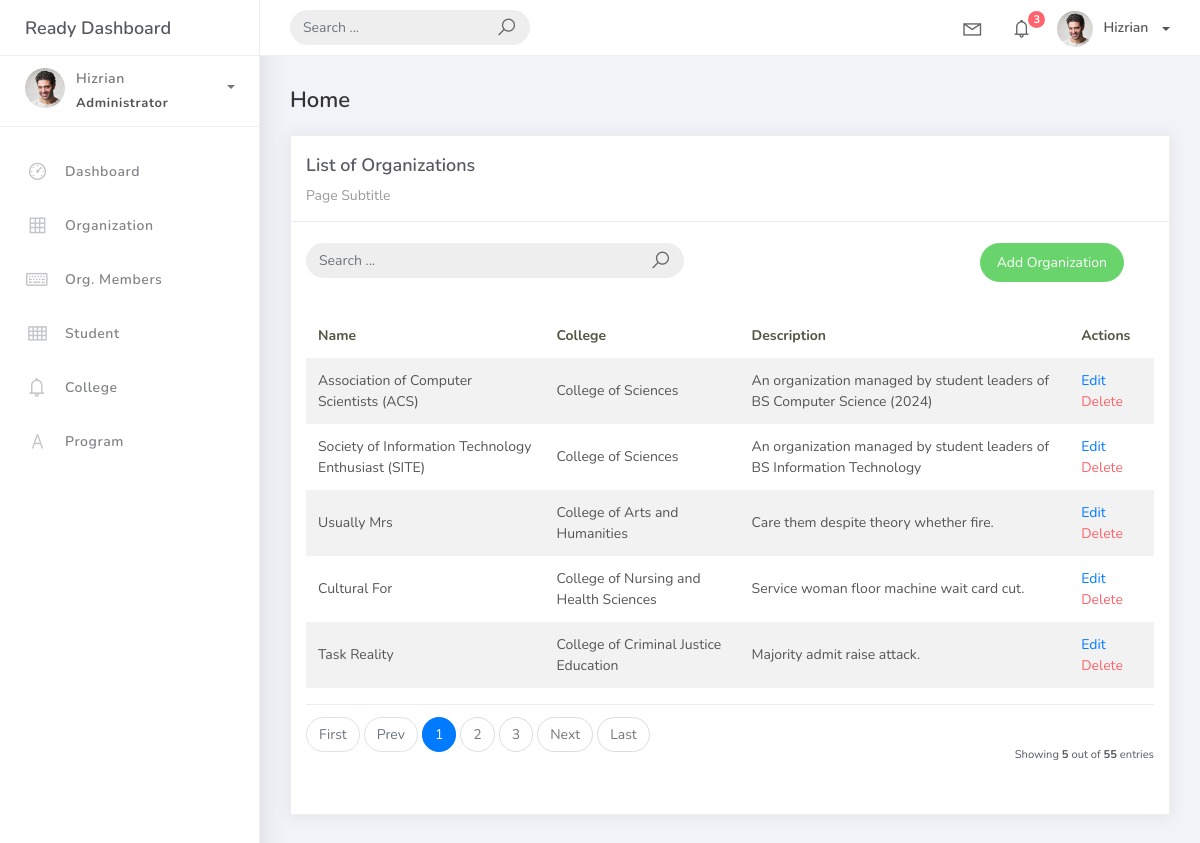
The page /organization_list/ on the database its author committed.
### studentorg/models.py (models this page shows, shortened)
class BaseModel(models.Model):
    created_at = models.DateTimeField(auto_now_add=True, db_index=True)
    upated_at = models.DateTimeField(auto_now=True)
    class Meta:
        abstract = True

class Organization(BaseModel):
    name = models.CharField(max_length=250, verbose_name="Organization Name")
    college = models.ForeignKey(
        College, null=True, blank=True, on_delete=models.CASCADE, verbose_name="College")
    description = models.CharField(max_length=500)

class College(BaseModel):
    college_name = models.CharField (max_length=150)
    def __str__(self):
        return self.college_name

### studentorg/views.py (the view)
# urls.py: path('organization_list/', OrganizationList.as_view(), name='organization-list'),
class OrganizationList(ListView):
     model = Organization
     context_object_name = 'organization'
     template_name = 'org_list.html'
     paginate_by = 5
     def get_queryset(self, *args, **kwargs):
         qs = super(OrganizationList, self).get_queryset(*args, **kwargs)
         if self.request.GET.get("q") != None:
             query = self.request.GET.get('q')
             qs = qs.filter(Q(name__icontains=query) |
                            Q(college__college_name__icontains=query) |
                            Q(description__icontains=query))
         return qs

### templates/org_list.html
{% extends 'base.html' %} {% load static %} {% block content %}
<div class="content">
  <div class="container-fluid">
    <h4 class="page-title">Home</h4>
    <div class="row">
      <div class="col-md-12">
        <div class="card">
          <div class="card-header">
            <div class="card-title">List of Organizations</div>
            <div class="card-category">Page Subtitle</div>
          </div>
          <br />
          <div class="col-md-12 row">
            <div class="col-md-6">
              <form class="navbar-left navbar-form nav-search mr-md-3" action="{% url 'organization-list' %}">
                <div class="input-group">
                  <input type="text" placeholder="Search ..." class="form-control" name="q" />
                  <div class="input-group-append">
                    <span class="input-group-text">
                      <i class="la la-search search-icon"></i>
                    </span>
                  </div>
                </div>
              </form>
            </div>
            <div class="col-md-6">
              <div class="pull-right">
                <a href="{% url 'organization-add' %}" class="btn btn-success btn-rounded">Add Organization</a>
              </div>
            </div>
          </div>
          <div class="card-body">
            <table class="table table-striped mt-3">
              <thead>
                <tr>
                  <th scope="col">Name</th>
                  <th scope="col">College</th>
                  <th scope="col">Description</th>
                  <th scope="col">Actions</th>
                </tr>
              </thead>
              <tbody>
                {% for object in object_list %}
                <tr>
                  <td>{{ object.name }}</td>
                  <td>{{ object.college }}</td>
                  <td>{{ object.description }}</td>
                  <td>
                    <a href="organization_list/{{ object.id }}">Edit</a>
                    <a href="organization_list/{{ object.id }}/delete" class="text-danger">Delete</a>
                  </td>
                </tr>
                {% empty %}
                <tr>
                  <td colspan="4" style="text-align: center">
                    <p class="text-sm font-wight-bold mb-0">No Records Found</p>
                  </td>
                </tr>
                {% endfor %}
              </tbody>
            </table>
            {% include 'includes/pagination.html' %}
          </div>
        </div>
      </div>
    </div>
  </div>
</div>
{% endblock %}

### rows shown on the page
Organization: name "Association of Computer Scientists (ACS)", college "College of Sciences", description "An organization managed by student leaders of BS Computer Science (2024)"
Organization: name "Society of Information Technology Enthusiast (SITE)", college "College of Sciences", description "An organization managed by student leaders of BS Information Technology"
Organization: name "Usually Mrs", college "College of Arts and Humanities", description "Care them despite theory whether fire."
Organization: name "Cultural For", college "College of Nursing and Health Sciences", description "Service woman floor machine wait card cut."
Organization: name "Task Reality", college "College of Criminal Justice Education", description "Majority admit raise attack."

### other values the page prints
{{ page_num }} "1"
{{ page_num }} "2" "3"
{{ object_list.count }} "5"
{{ paginator.count }} "55"
